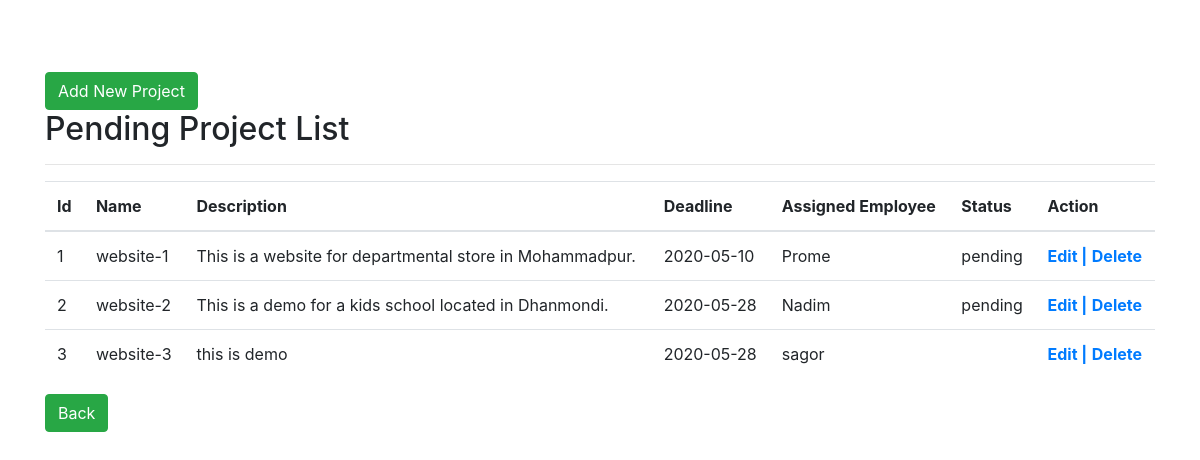
Screenshot of /cto/cto_futureproj.php with the database file from the repository.
### tables this page shows
CREATE TABLE `futureproject` (
  `id` int(10) NOT NULL,
  `name` varchar(200) NOT NULL,
  `description` varchar(300) NOT NULL,
  `deadline` varchar(50) NOT NULL,
  `assigned_emp` varchar(100) NOT NULL,
  `status` varchar(30) NOT NULL
);

### cto/cto_futureproj.php (the view, shortened to what this page needs)
<?php
	$conn = mysqli_connect('localhost','root','','finalproj');
	$sql = "SELECT * FROM `futureproject` ";
	$result = mysqli_query($conn, $sql);
?>
<!DOCTYPE html>
<html lang="en">
  <head>
    <link rel="stylesheet" href="https://stackpath.bootstrapcdn.com/bootstrap/4.4.1/css/bootstrap.min.css">
  </head>
  <body>
  <br> <br>
    <div style="min-height: 500px;" class="container" >
      <div class="row">
        <div class="col-md-2"> <br>
          <a class="btn btn-success" href="futureproj_insert.php">Add New Project</a>
        </div>
        <div class="col-md-12">
          <h2>Pending Project List</h2> <hr>
          <table class="table">
            <thead>
              <th>Id</th>
              <th>Name</th>
              <th>Description</th>
              <th>Deadline</th>
              <th>Assigned Employee</th>
              <th>Status</th>
              <th>Action</th>
            </thead>
            <tbody>
              <?php
              while ($row = mysqli_fetch_assoc($result)) { ?>
              <tr>
                <td> <?php echo $row['id']?> </td>
                <td> <?php echo $row['name']?></td>
                <td> <?php echo $row['description']?></td>
                <td> <?php echo $row['deadline']?> </td>
                <td> <?php echo $row['assigned_emp']?></td>
                <td> <?php echo $row['status']?></td>
                <td>
	                <a href="futureproj_edit.php?id=<?php echo $row ['id']; ?>"><b>Edit |</b></a>
	                <a onclick="return confirm('Are you sure?')" href="futureproj_delete.php?id=<?php echo $row ['id']; ?>"><b>Delete</b></a>
	              </td>
              </tr>
              <?php  }  ?>
            </tbody>
          </table>
        </div>
      </div>
      <a class="btn btn-success" href="../cto.php">Back</a>
    </div>
    <br>
    <br>
  </body>
</html>

### rows the page displays
futureproject: id "1", name "website-1", description "This is a website for departmental store in Mohammadpur.", deadline "2020-05-10", assigned_emp "Prome", status "pending"
futureproject: id "2", name "website-2", description "This is a demo for a kids school located in Dhanmondi.", deadline "2020-05-28", assigned_emp "Nadim", status "pending"
futureproject: id "3", name "website-3", description "this is demo", deadline "2020-05-28", assigned_emp "sagor"
